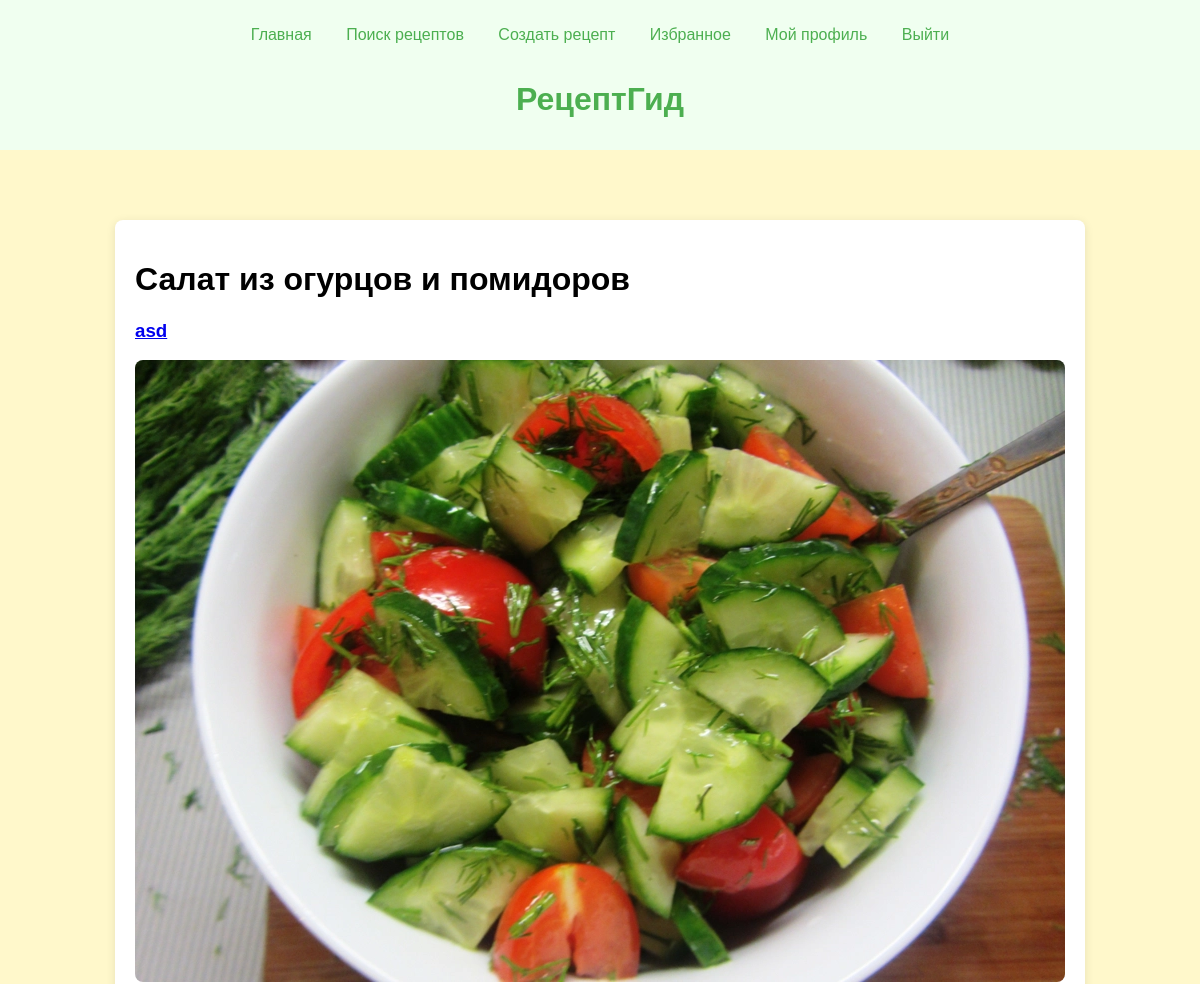
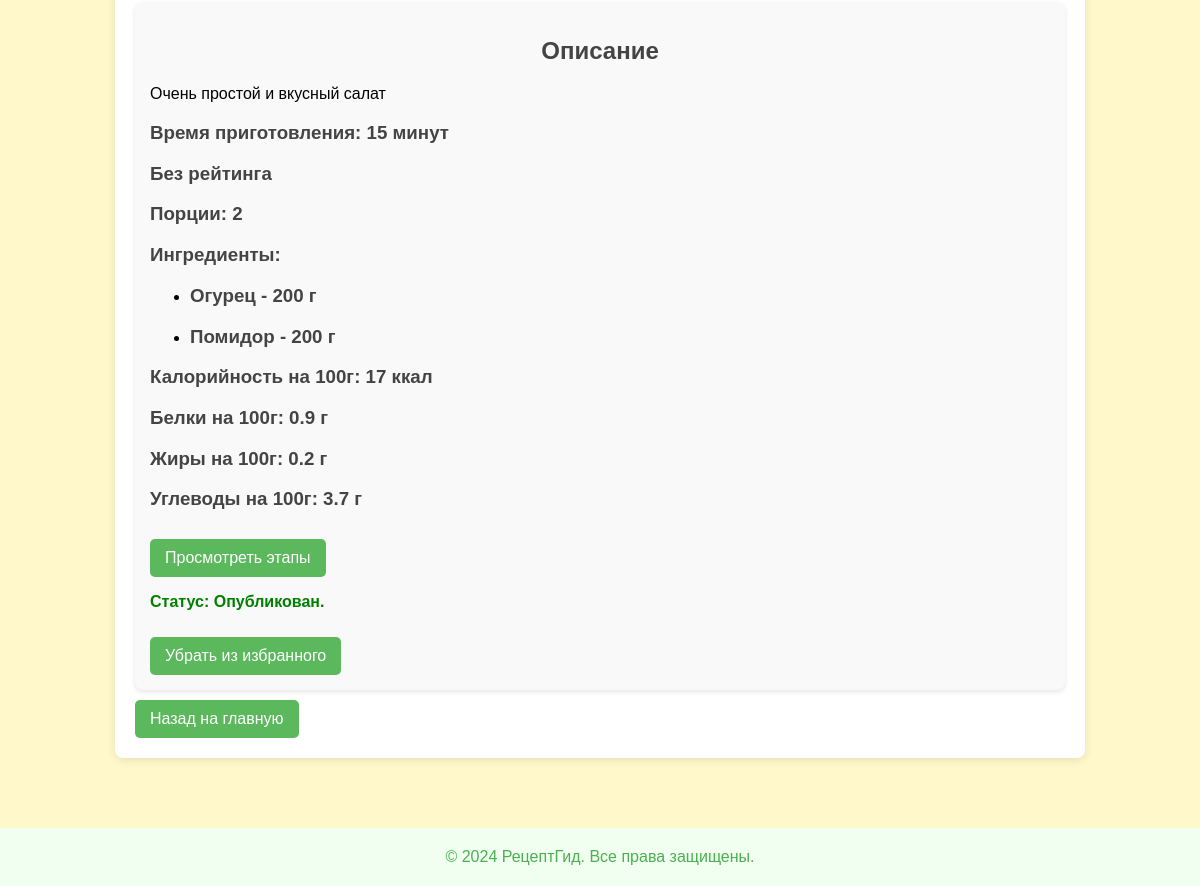
Page /recipe/4 (signed in) on the committed database (2 pictures, top to bottom).
### main_app/models.py (models this page shows, shortened)
class Recipe(models.Model):
    title = models.CharField(max_length=255)
    user = models.ForeignKey(User, on_delete=models.CASCADE)
    header = models.CharField(max_length=255)
    cooking_time = models.PositiveIntegerField()
    description = models.TextField()
    photo = models.ImageField(upload_to='recipe_photos/')
    rating = models.FloatField(default=0.0)
    deletion_reason = models.TextField(default=None, blank=True, null=True)
    servings = models.PositiveIntegerField()
    is_verified = models.BooleanField(default=False)
    publication_date = models.DateTimeField(auto_now_add=True)
    kcal_per_100g = models.PositiveIntegerField()
    protein_per_100g = models.FloatField()
    fat_per_100g = models.FloatField()
    carbohydrates_per_100g = models.FloatField()

class User(AbstractUser):
    description = models.TextField(blank=True, null=True)
    photo = models.ImageField(upload_to='user_photos/', blank=True, null=True)
    date_of_birth = models.DateField(blank=True, null=True)
    rating = models.FloatField(default=0.0)
    deletion_reason = models.TextField(blank=True, null=True)
    role = models.TextField(default="USER")

class Ingredient(models.Model):
    name = models.CharField(max_length=255)
    kcal_per_100g = models.PositiveIntegerField()
    protein_per_100g = models.FloatField()
    fat_per_100g = models.FloatField()
    carbohydrates_per_100g = models.FloatField()

### main_app/views.py (the view)
# urls.py: path('recipe/<int:id>', recipe_detail, name='recipe_detail'),
@login_required(login_url='login')
def recipe_detail(request, id):
    if user_or_mod(request):
        recipe = get_object_or_404(Recipe, id=id)
        ingredients = RecipeIngredient.objects.filter(recipe=recipe)
        ingredient_list = [(ingredient.ingredient.name, ingredient.quantity_in_grams) for ingredient in ingredients]
        is_fav = FavoriteRecipe.objects.filter(user=request.user.id, recipe=recipe).exists()
        if not recipe.is_verified:
            if request.user.id == recipe.user.id or mod(request):
                if mod(request):
                    context = {'recipe': recipe, 'ingredients': ingredient_list, 'moder': True}
                    return render(request, 'user/recipe_detail.html', context)
                context = {'recipe': recipe, 'ingredients': ingredient_list}
                return render(request, 'user/recipe_detail.html', context)
            else:
                return redirect('page_404')
        else:
            context = {'recipe': recipe, 'ingredients': ingredient_list, 'is_fav': is_fav}
            return render(request, 'user/recipe_detail.html', context)
    else:
        return redirect('page_404')

### main_app/views.py (called while the page is built)
def user_or_mod(request):
    try:
        return request.user.role == "USER" or request.user.role == "MODER"
    except:
        return False

### templates/user/recipe_detail.html (shortened to what this page needs)
{% extends 'base.html' %}
{% block content %}
<div class="container" style="max-width: fit-content">
    <h1>{{ recipe.title }}</h1>
    <a href="{% url 'user_profile' recipe.user.id %}"><h3>{{ recipe.user.username }}</h3></a>
    <div class="recipe-details">
        <img src="{{ recipe.photo.url }}" alt="{{ recipe.title }}" class="recipe-image">
        <div class="recipe-info">
            <h2>Описание</h2>
            <p>{{ recipe.description }}</p>
            <h3>Время приготовления: {{ recipe.cooking_time }} минут</h3>
            {% if recipe.rating != 0.0 %}
                <h3>Рейтинг: {{ recipe.rating }}</h3>
            {% else %}
                <h3>Без рейтинга</h3>
            {% endif %}
            <h3>Порции: {{ recipe.servings }}</h3>
            <h3>Ингредиенты:</h3>
            <ul>
                {% for ingredient_name, quantity in ingredients %}
                    <li><h3>{{ ingredient_name }} - {{ quantity }} г</h3></li>
                {% endfor %}
            </ul>
            <h3>Калорийность на 100г: {{ recipe.kcal_per_100g }} ккал</h3>
            <h3>Белки на 100г: {{ recipe.protein_per_100g }} г</h3>
            <h3>Жиры на 100г: {{ recipe.fat_per_100g }} г</h3>
            <h3>Углеводы на 100г: {{ recipe.carbohydrates_per_100g }} г</h3>
            <a href="{% url 'recipe_steps_list' recipe.id %}" class="btn btn-secondary" style="margin-top: 10px">Просмотреть этапы</a>
            {% if recipe.is_verified %}
                <p class="verified">Статус: Опубликован.</p>
                {% if is_fav %}
                    <a href="{% url 'add_or_delete_favorite_recipe' recipe.id %}" class="btn btn-secondary" style="margin-top: 10px">Убрать из избранного</a>
                {% else %}
                    <a href="{% url 'add_or_delete_favorite_recipe' recipe.id %}" class="btn btn-secondary" style="margin-top: 10px">Добавить в избранное</a>
                {% endif %}
            {% endif %}
        </div>
    </div>
    <a href="{% url 'home' %}" class="btn btn-secondary" style="margin-top: 10px">Назад на главную</a>
</div>
{% endblock %}

### main_app/static/styles/main.css (style rules this page uses)
body { font-family: Arial, sans-serif; background-color: #f4f4f4; margin: 0; padding: 0; }
.container { max-width: 400px; margin: 50px auto; padding: 20px; background-color: white; border-radius: 8px; box-shadow: 0 2px 10px rgba(0, 0, 0, 0.1); }
h2 { text-align: center; color: #333; }
.recipe-info { background-color: #f9f9f9; padding: 15px; border-radius: 8px; box-shadow: 0 2px 5px rgba(0, 0, 0, 0.1); }
.recipe-info h2, .recipe-info h3 { color: #444; }
.verified { color: green; font-weight: bold; }
.recipe-image { width: 100%; height: auto; border-radius: 8px; }
.btn { display: inline-block; margin-top: auto; padding: 10px 15px; background-color: #5cb85c; color: #ffffff; text-decoration: none; border-radius: 5px; transition: background-color 0.3s; }

### rows in the picture
Recipe: title "Салат из огурцов и помидоров", user.username "asd", photo (picture), description "Очень простой и вкусный салат", cooking_time "15", servings "2", kcal_per_100g "17", protein_per_100g "0.9", fat_per_100g "0.2", carbohydrates_per_100g "3.7"
Ingredient: ingredients "Огурец"
Ingredient: ingredients "Помидор"

### other values in the picture
{{ quantity }} "200" "200"
